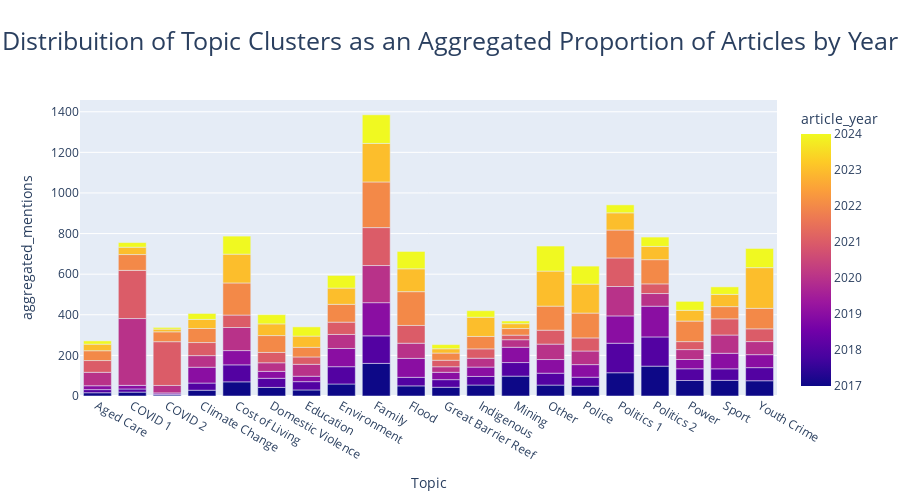

Notebook code cell kept with this figure:
### Markdown cell above
Overall these clusters and underlying terms appear to do quite a good job of representing media coverage by The Guardian relating to Queensland as would be expected. It is also evident that some of these topic clusters can be linked back to underlying themes of key programs run by Advance Queensland. In particular the Indigenous cluster could relate to the "Deadly Innovations" program which supports indigenous start-ups and innovation and likewise the two COVID 19 topic clusters can be correlated to medical research funded during the epidemic in order to support the community.

While this does highlight overlaps between the unstructured article data and the structured funding data provided by Advance Queensland, it doesn't account for shifting of community needs over time or provide any insights of the proportional representation of topics. By extracting the article dates and aggregating by year some conclusions can be drawn on how community interests/needs have changed. 

During this process the weightings of each article were normalised from the NMF weightings to the aggregated proportion of articles on a given topic. This allows for more interpretable results for the reader since the values relate to an aggregated sum of article content. Additionally as NMF topics wightings are not expressed as a single topic for article, adopting this approach also improves the representation of topics keeping them as part of the results.

### Code cell
nmf_topics_df = pd.read_csv("data/nmf_topics_df.csv")

# Extract the article year from within the topic
nmf_topics_df = nmf_topics_df.rename(columns={"index":"article"})
nmf_topics_df["article_year"] = nmf_topics_df["article"].str.extract(r"(?<=\[)(\d{4})(?=\-)").astype(int)
nmf_topics_df = nmf_topics_df.drop('article', axis=1)

#Normalise the weights into proportional topic representation within each article
nmf_topics_df.set_index("article_year", inplace= True)
nmf_topics_df = nmf_topics_df.divide(nmf_topics_df.sum(axis =1), axis = 0).reset_index()

# Convert wide dataframe to long and aggregate by year
nmf_annual_topic_df = nmf_topics_df.melt(id_vars=["article_year"], var_name="Topic", value_name = "aggregated_mentions")
nmf_annual_topic_df = nmf_annual_topic_df.groupby(["article_year","Topic"]).sum().reset_index()

# Article Count over Time
yearly_articles_series = nmf_annual_topic_df.groupby(["article_year"]).sum().reset_index()["aggregated_mentions"]

# Graph topic representation over time
annualised_topics_fig = px.bar(nmf_annual_topic_df, 
       x = "Topic", 
       y = "aggregated_mentions", 
       color = "article_year",
       title = "Distribuition of Topic Clusters as an Aggregated Proportion of Articles by Year")

annualised_topics_fig.update_layout(
    title_font_size=25,
    title_x=0.5,
    legend_title_font_size=15,
    height=500
)

annualised_topics_fig.show()

print(f"Over the period The Guardian has posted an average of {yearly_articles_series.mean():.0f} articles annually with as standard deviation of {yearly_articles_series.std():.0f}.")

### Figure 1 — Plotly figure (JSON) as saved in the notebook; plotly's stock layout.template omitted (floating-point values rounded to 4 significant figures; data arrays with more than 128 entries replaced by an {"elided": "..."} marker saying what was removed)
{"data": [{"alignmentgroup": "True", "hovertemplate": "Topic=%{x}<br>aggregated_mentions=%{y}<br>article_year=%{marker.color}<extra></extra>", "legendgroup": "", "marker": {"color": {"elided": "160 int values"}, "coloraxis": "coloraxis", "pattern": {"shape": ""}}, "name": "", "offsetgroup": "", "orientation": "v", "showlegend": false, "textposition": "auto", "type": "bar", "x": {"elided": "160 str values"}, "xaxis": "x", "y": {"elided": "160 float values"}, "yaxis": "y"}], "layout": {"barmode": "relative", "coloraxis": {"colorbar": {"title": {"text": "article_year"}}, "colorscale": [[0, "#0d0887"], [0.1111, "#46039f"], [0.2222, "#7201a8"], [0.3333, "#9c179e"], [0.4444, "#bd3786"], [0.5556, "#d8576b"], [0.6667, "#ed7953"], [0.7778, "#fb9f3a"], [0.8889, "#fdca26"], [1, "#f0f921"]]}, "height": 500, "legend": {"title": {"font": {"size": 15}}, "tracegroupgap": 0}, "title": {"font": {"size": 25}, "text": "Distribuition of Topic Clusters as an Aggregated Proportion of Articles by Year", "x": 0.5}, "xaxis": {"anchor": "y", "domain": [0, 1], "title": {"text": "Topic"}}, "yaxis": {"anchor": "x", "domain": [0, 1], "title": {"text": "aggregated_mentions"}}}}
